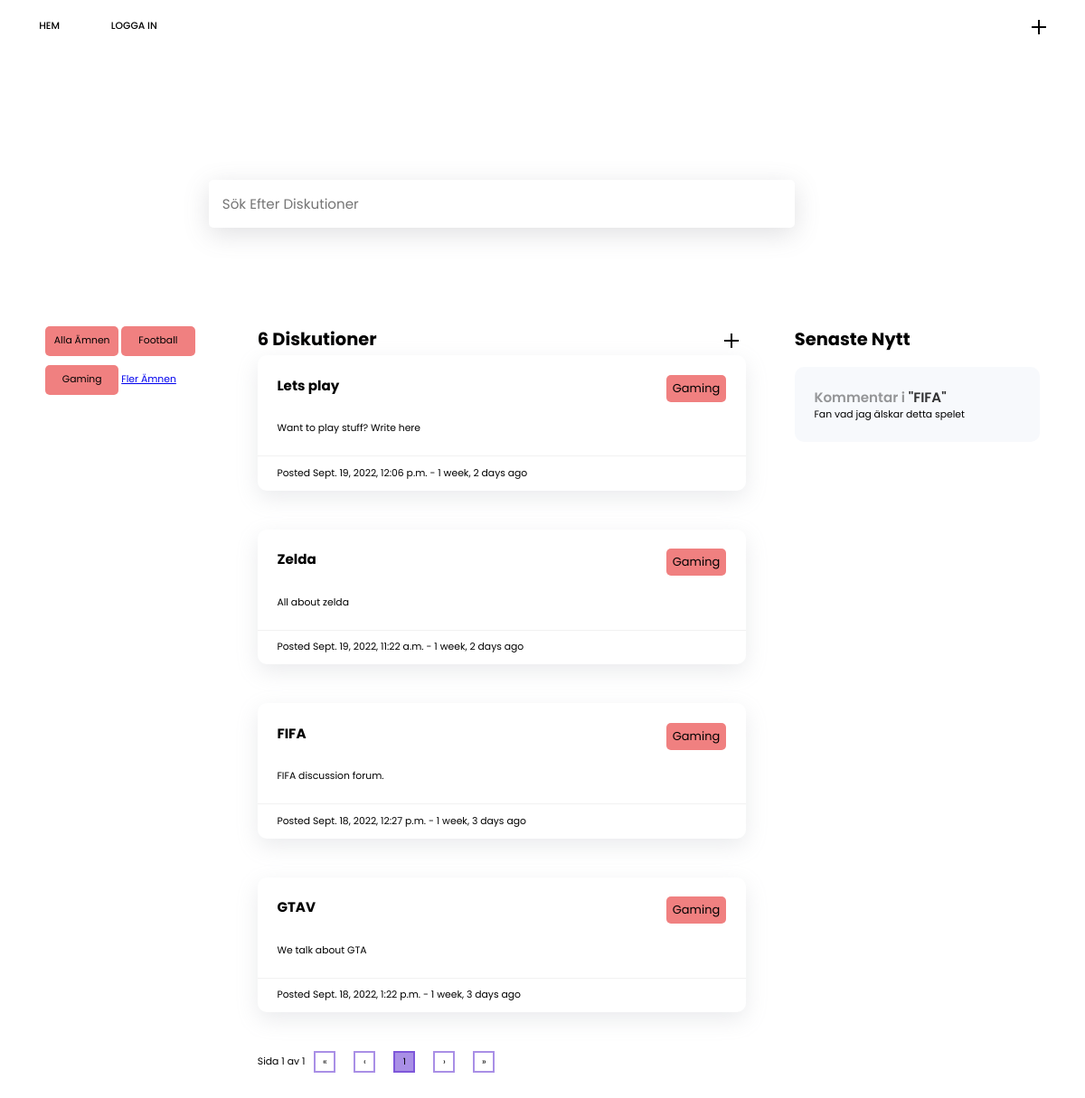
The page /?q=Gaming on the database as committed earlier.
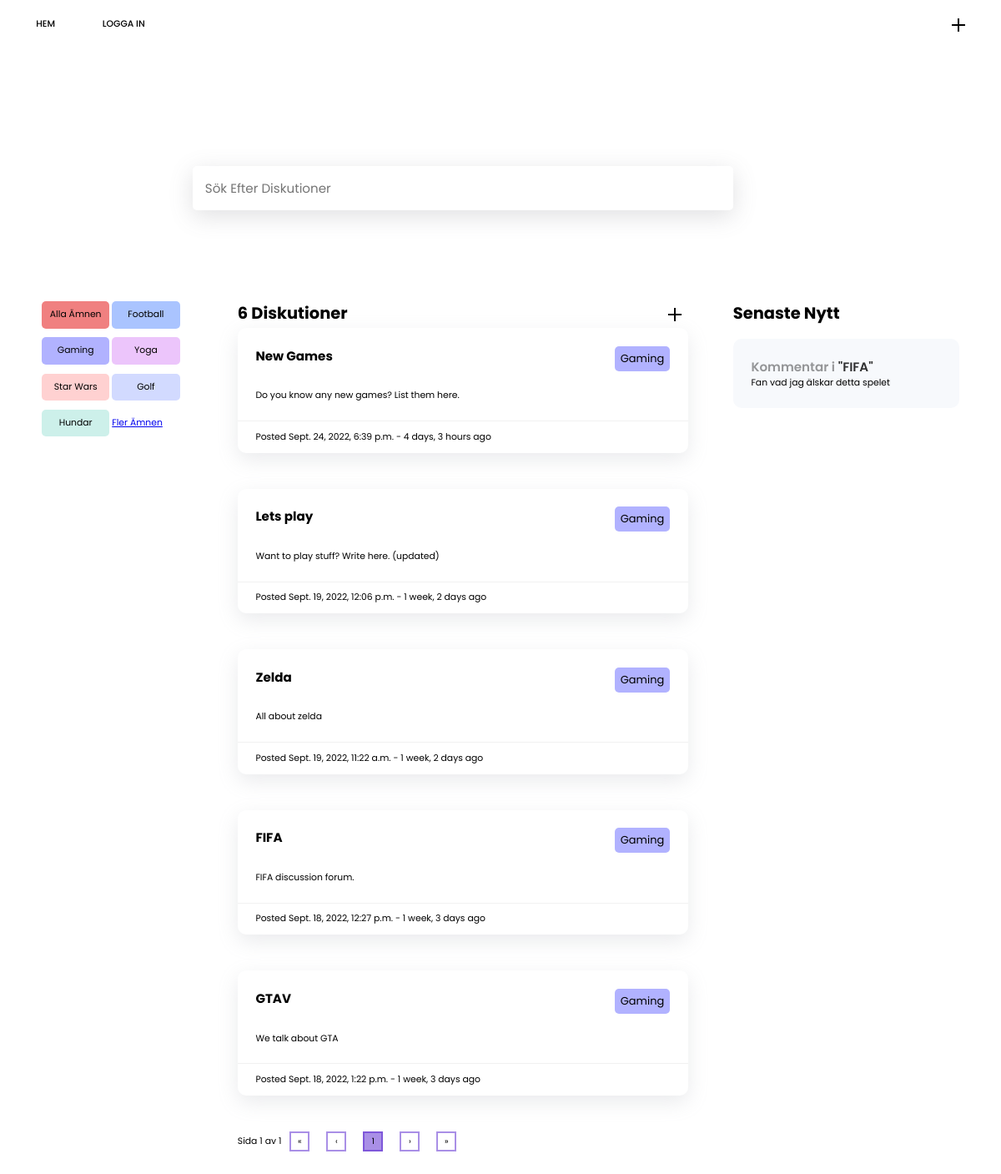
The same page on the database as committed later.
### base/models.py (models this page shows, shortened)
class Topic(models.Model):
    name = models.CharField(max_length=200)
    color = models.CharField(max_length=10, null=True)

class Room(models.Model):
    host = models.ForeignKey(User, on_delete=models.SET_NULL, null=True)
    topic = models.ForeignKey(
        Topic, on_delete=models.SET_NULL, null=True, blank=True)
    name = models.CharField(max_length=200, blank=True, null=True)
    description = models.TextField(null=True, blank=True)
    updated = models.DateTimeField(auto_now=True)
    created = models.DateTimeField(auto_now_add=True)
    class Meta:
        ordering = ['-updated', '-created']
    def __str__(self):
        return self.name

class Message(models.Model):
    user = models.ForeignKey(User, on_delete=models.CASCADE)
    room = models.ForeignKey(Room, on_delete=models.CASCADE)
    body = models.TextField()
    updated = models.DateTimeField(auto_now=True)
    created = models.DateTimeField(auto_now_add=True)
    class Meta:
        ordering = ['-updated', '-created']

### base/views.py (the view)
# urls.py: path('', views.home, name="home"),
def home(request):
    q = request.GET.get('q') if request.GET.get('q') != None else ''
    rooms = Room.objects.filter(
        Q(topic__name__icontains=q) |
        Q(description__icontains=q) |
        Q(name__icontains=q)
    )  # visa resultat om de innehåller sökresultat
    p = Paginator(rooms, 10)
    page = request.GET.get('page')
    room_list = p.get_page(page)
    print(p.count)
    print(p.num_pages)
    print(page)
    if not page:
        page = 0
    if p.num_pages >= 4:
        bigRight = int(p.num_pages)
        if p.num_pages >= 5:
            increment = 5
            if p.num_pages >= 30:
                increment = 10
                if p.num_pages >= 50:
                    increment = 20
            bigRight = int(page) + increment
            smallLeft = int(page) - increment
        if bigRight >= int(p.num_pages):
            bigRight = int(p.num_pages)
            if int(page) == int(p.num_pages) - 1:
                bigRight = False
        if smallLeft <= 1:
            smallLeft = 1
        if int(page) <= 2:
            smallLeft = False
    else:
        bigRight = False
        smallLeft = False
    topics = Topic.objects.all()[0:30]
    room_count = rooms.count()
    room_messages = Message.objects.filter(
        Q(room__topic__name__icontains=q))[0:5]
    context = {
        'oldrooms': rooms,
        'topics': topics,
        'room_count': room_count,
        'room_messages': room_messages,
        'rooms': room_list,
        'bigRight': bigRight,
        'smallLeft': smallLeft,
    }
    return render(request, 'base/home.html', context)

### base/templates/base/home.html
{% extends 'main.html' %}
{% block content%}
{% load static %}
<div class="mainContainer">
    <form method="GET" action="{% url 'home'%}" class="searchbar one">
        <input type="text" name="q" placeholder="Sök Efter Diskutioner">
    </form>
    <div class="topicContainer two">
        <a class="topic" href="{% url 'home' %}">Alla Ämnen</a>
        {% include 'base/topics_component.html'%}
        <a href="{% url 'alltopics' %}">Fler Ämnen</a>
    </div>
    <div class="threadsContainer three">
        <div>
            <div class="head">
                <h2>6 Diskutioner</h2>
                <a class="plusContainer" href="{% url 'create-room' %}">
                    <div class="plus"><span class="strokes"></span></div>
                </a>
            </div>
            {% include 'base/room_component.html'%}
        </div>
    </div>
    <div class="latestContainer fore">
        <h2>Senaste Nytt</h2>
        {% include 'base/activity_component.html'%}
    </div>
</div>
{% endblock content%}

### base/templates/base/topics_component.html
{% for topic in topics%}
<a class="topic" style="background-color:{{topic.color}}" href="{% url 'home' %}?q={{topic.name}}">{{topic.name}}</a>
{% endfor%}

### base/templates/base/room_component.html (shortened to what this page needs)
{% for room in rooms%}
<div class="room">
    <a href="{% url 'room' room.id%}" class="top">
        <div>
            <h3>{{room.name}}</h3>
            <span class="subject" style="background-color:{{room.topic.color}}">{{room.topic.name}}</span>
        </div>
        <p>{{room.description}}</p>
    </a>
    <div class="bottom">
        <span class="date">Posted {{room.created}} - {{room.created|timesince}} ago</span>
    </div>
</div>
{% endfor %}
<div class="pagination">
    <span>Sida {{rooms.number}} av {{rooms.paginator.num_pages}}</span>
    <div class="desktop">
        {% if rooms.has_previous%}
        <a class="pageNum" href="?page=1">&#171;</a>
        <a class="pageNum" href="?page={{rooms.previous_page_number}}">&#8249;</a>
        {% if smallLeft%}
        <a class="pageNum" href="?page={{smallLeft}}">{{smallLeft}}</a>
        {% endif %}
        <a href="?page={{rooms.previous_page_number}}" class="pageNum ">{{rooms.previous_page_number}}</a> {% else %}
        <span class="pageNum">&#171;</span>
        <span class="pageNum">&#8249;</span> {% endif %}
        <span class="pageNum currentPageNum">{{rooms.number}}</span>
        {% if rooms.has_next%}
        <a class="pageNum" href="?page={{rooms.next_page_number}}">{{rooms.next_page_number}}</a>
        {% if bigRight%}
        <a class="pageNum" href="?page={{bigRight}}">{{bigRight}}</a>
        {% endif %}
        <a class="pageNum" href="?page={{rooms.next_page_number}}">&#8250;</a>
        <a class="pageNum" href="?page={{rooms.paginator.num_pages}}">&#187;</a>
        {% else %}
        <span class="pageNum disabled">&#8250;</span>
        <span class="pageNum disabled">&#187;</span>
        {% endif%}
    </div>
</div>

### base/templates/base/activity_component.html
{% for message in room_messages%}
<a href="{% url 'room' message.room.id %}" class="latest">
    <h4><span class="small">Kommentar i</span> "{{message.room}}"</h4>
    <p>{{message.body}}</p>
</a>
{% endfor %}

Rows that differ between the two databases and show on the page:
changed Topic "Football": color empty → "#AAC4FF" (drawn)
changed Topic "Gaming": color empty → "#B1B2FF" (drawn)
added Topic: name "Yoga", color "#ECC5FB" (drawn)
added Topic: name "Star Wars", color "#FFD1D1" (drawn)
added Topic: name "Golf", color "#D2DAFF" (drawn)
added Topic: name "Hundar", color "#CDF0EA" (drawn)
added Room: name "New Games", topic.name "Gaming", description "Do you know any new games? List them here.", created "Sept. 24, 2022, 6:39 p.m.", created "4 days, 3 hours"
changed Room "Lets play": description "Want to play stuff? Write here" → "Want to play stuff? Write here. (updated)"
